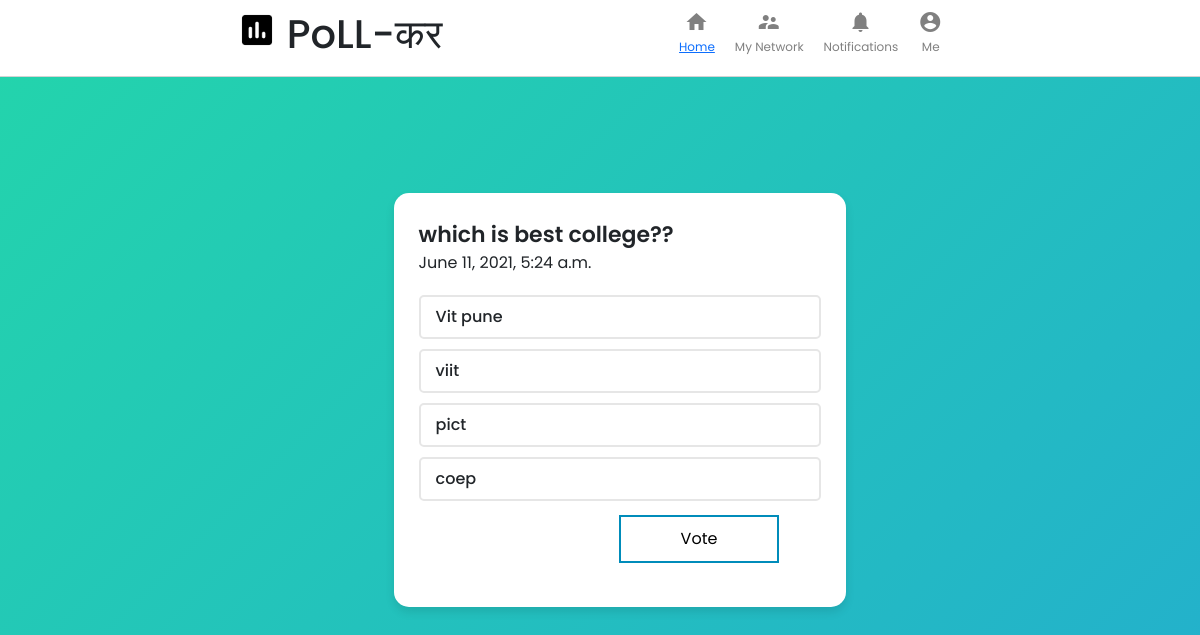
Before: /vote/5 with the older database file.
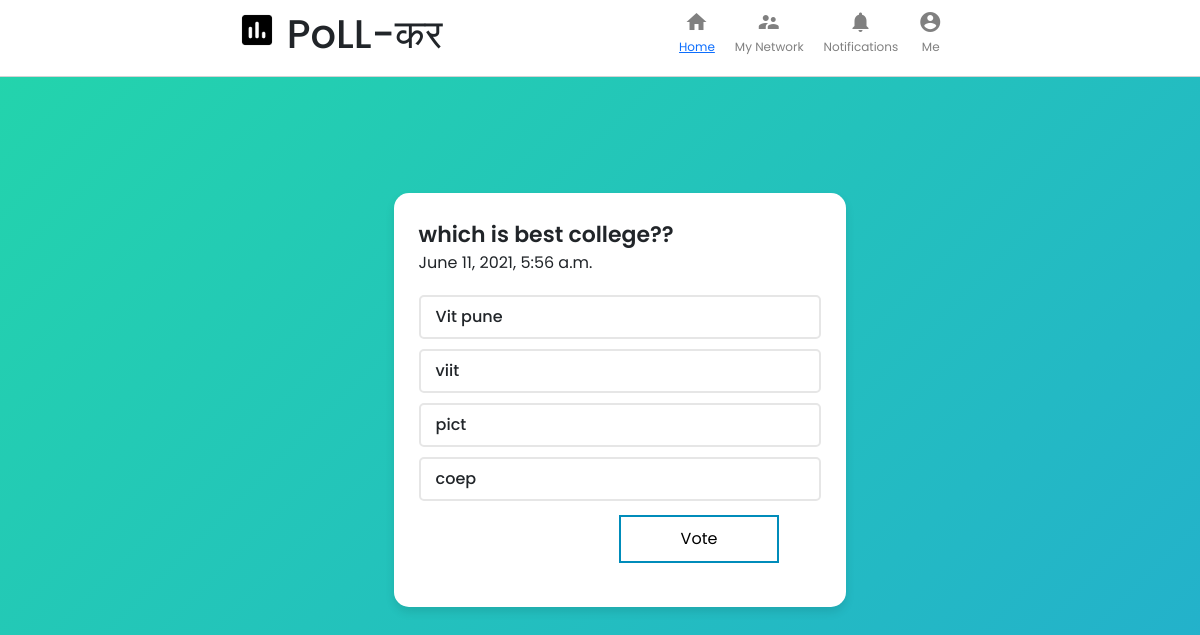
After: the same page with the newer database file.
### main/models.py (models this page shows, shortened)
class Poll(models.Model):
    question = models.TextField()
    datetime = models.DateTimeField(auto_now=True)
    option_one = models.CharField(max_length=56)
    option_two = models.CharField(max_length=56)
    option_three = models.CharField(max_length=56)
    option_four = models.CharField(max_length=56)
    option_one_count = models.IntegerField(default=0)
    option_two_count = models.IntegerField(default=0)
    option_three_count = models.IntegerField(default=0)
    option_four_count = models.IntegerField(default=0)

### main/views.py (the view, shortened to what this page needs)
# urls.py: path('vote/<int:pk>', views.vote, name= 'vote' ),
def vote(request, pk):
    poll = models.Poll.objects.get(pk=pk)
    context = {
        'poll': poll
    }
    return render( request, 'main/vote.html', context)

### templates/main/vote.html (shortened to what this page needs)
{% load static %}
<!DOCTYPE html>
<html lang="en">
<head>
    <link href="https://cdn.jsdelivr.net/npm/bootstrap@5.0.1/dist/css/bootstrap.min.css" rel="stylesheet">
    <link rel="stylesheet" href="{% static 'css/index.css' %}" />
    <link rel="stylesheet" href="{% static 'css/card.css' %}">
</head>
<body>
    <div class="header">
        <div class="header__left">
            <img src="{% static 'img/logo1.png' %}" alt="" />
            <h1>PoLL-कर</h1>
        </div>
        <div class="header__right">
            <div class="headerOption">
                <i class="material-icons headerOption__icon"> home </i>
                <h3><a class="active" href="{% url 'allpolls' %}">Home</a></h3>
            </div>
            <div class="headerOption">
                <i class="material-icons headerOption__icon"> supervisor_account </i>
                <h3>My Network</h3>
            </div>
            <div class="headerOption">
                <i class="material-icons headerOption__icon"> notifications </i>
                <h3>Notifications</h3>
            </div>
            <div class="headerOption">
                <i class="material-icons headerOption__icon"> account_circle </i>
                <h3>Me</h3>
            </div>
        </div>
    </div>
    <br><br><br><br>
            <div>
                <div class="wrapper">
                    <header>{{ poll.question }}</header>
                    <span class="text">{{ poll.datetime }}</span>
                    <form method="POST">
                    <div class="poll-area">
                        <label for="opt-1" class="opt-1">
                            <div class="row">
                                <div class="column">
                                    <span>{{ poll.option_one }}</span>
                                </div>
                            </div>
                        </label>
                        <label for="opt-2" class="opt-2">
                            <div class="row">
                                <div class="column">
                                    <span class="text">{{ poll.option_two }}</span>
                                </div>
                            </div>
                        </label>
                        <label for="opt-3" class="opt-3">
                            <div class="row">
                                <div class="column">
                                    <span class="text">{{ poll.option_three }}</span>
                                </div>
                            </div>
                        </label>
                        <label for="opt-4" class="opt-4">
                            <div class="row">
                                <div class="column">
                                    <span class="text">{{ poll.option_four }}</span>
                                </div>
                            </div>
                        </label>
                        <div>
                            <button type="submit" class="button button2">Vote</button>
                        </div>
                    </div>
                    </form>
                </div>
            </div>
</body>
</html>

Changed rows visible on the page:
changed Poll "which is best college??": datetime "June 11, 2021, 5:24 a.m." → "June 11, 2021, 5:56 a.m."
